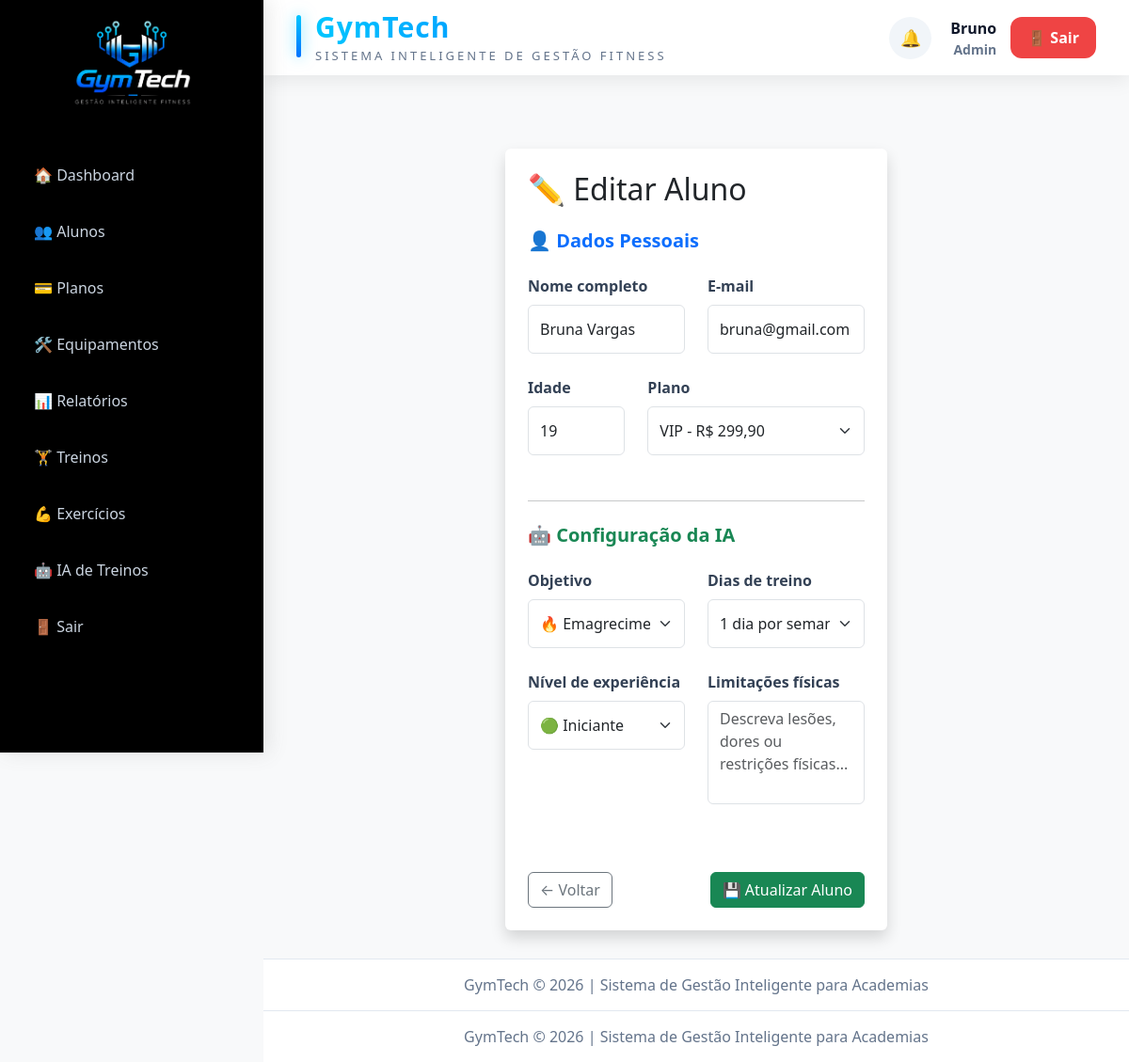
The page /public/index.php?controller=student&action=edit&id=14 (signed in) on the database its author committed.
### tables this page shows
CREATE TABLE `students` (
  `id` int(11) NOT NULL AUTO_INCREMENT,
  `name` varchar(100) NOT NULL,
  `email` varchar(100) NOT NULL,
  `age` int(11) DEFAULT NULL,
  `objective` varchar(100) DEFAULT NULL,
  `created_at` timestamp NOT NULL DEFAULT current_timestamp(),
  `plan_id` int(11) DEFAULT NULL,
  `user_id` int(11) DEFAULT NULL,
  `training_days` int(11) DEFAULT NULL,
  `experience_level` enum('beginner','intermediate','advanced') DEFAULT NULL,
  `limitations` text DEFAULT NULL,
  PRIMARY KEY (`id`),
  UNIQUE KEY `email` (`email`),
  KEY `fk_plan` (`plan_id`),
  KEY `fk_student_user` (`user_id`),
  CONSTRAINT `fk_plan` FOREIGN KEY (`plan_id`) REFERENCES `plans` (`id`),
  CONSTRAINT `fk_student_user` FOREIGN KEY (`user_id`) REFERENCES `users` (`id`) ON DELETE SET NULL
);

CREATE TABLE `plans` (
  `id` int(11) NOT NULL AUTO_INCREMENT,
  `name` varchar(100) NOT NULL,
  `price` decimal(10,2) NOT NULL,
  `duration` int(11) NOT NULL,
  `description` text DEFAULT NULL,
  `created_at` timestamp NOT NULL DEFAULT current_timestamp(),
  PRIMARY KEY (`id`)
);

### app/controllers/StudentController.php (called while the page is built, shortened)
<?php
require_once __DIR__ .'/../models/Student.php';
class StudentController extends Controller {
    public function edit(){
        $id = $_GET['id'];
        $studentModel = new Students();
        $student = $studentModel->find($id);
        require_once __DIR__ .'/../models/Plan.php';
        $planModel = new Plan();
        $plans = $planModel->all();
        $this->view('students/edit', [
            'student' => $student,
            'plans' => $plans
        ]);
    }
}

### public/index.php (called while the page is built, shortened)
<?php
require_once "../core/Model.php";
$action = $_GET['action'] ?? 'login';
$controllerObject = new $controllerName();
$controllerObject->$action();

### config/database.php (called while the page is built)
<?php
class Database {
    private $host = "localhost";
    private $dbname = "gym_system";
    private $user = "root";
    private $pass = "";
    public function connect() {
        try {
            $pdo = new PDO(
                "mysql:host={$this->host};dbname={$this->dbname};charset=utf8",
                $this->user,
                $this->pass
            );
            $pdo->setAttribute(PDO::ATTR_ERRMODE, PDO::ERRMODE_EXCEPTION);
            return $pdo;
        } catch(PDOException $e) {
            die("Erro na conexão: " . $e->getMessage());
        }
    }
}

### core/Model.php (called while the page is built, shortened)
<?php
require_once __DIR__ .'/../config/database.php';
class Model {
    public function __construct() {
        $database = new Database();
        $this->db = $database->connect();
    }
}

### app/models/Student.php (called while the page is built, shortened)
<?php
require_once __DIR__ .'/../../core/Model.php';
class Students extends Model {
    public function find($id){
        $sql = "SELECT * FROM students WHERE id = ?";
        $stmt = $this->db->prepare($sql);
        $stmt->execute([$id]);
        return $stmt->fetch(PDO::FETCH_ASSOC);
    }
}

### app/models/Plan.php (called while the page is built, shortened)
<?php
require_once __DIR__ ."/../../core/Model.php";
class Plan extends Model {
    public function all(){
        $sql = "
            SELECT
                plans.*,
                COUNT(students.id) AS total_students
            FROM plans
            LEFT JOIN students
            ON students.plan_id = plans.id
            GROUP BY plans.id";
        $stmt = $this->db->query($sql);
        return $stmt->fetchAll(PDO::FETCH_ASSOC);
    }
}

### app/views/students/edit.php (the view, shortened to what this page needs)
<?php require_once '../app/views/layouts/header.php'; ?>
<?php require_once '../app/views/layouts/sidebar.php'; ?>
<!DOCTYPE html>
<html lang="pt-br">
<head>
    <link href="https://cdn.jsdelivr.net/npm/bootstrap@5.3.3/dist/css/bootstrap.min.css"
          rel="stylesheet">
</head>
<body class="bg-light">
<div class="container mt-5">
    <div class="row justify-content-center">
        <div class="col-md-6">
            <div class="card shadow border-0">
                <div class="card-body p-4">
                    <h2 class="mb-4">
                        ✏️ Editar Aluno
                    </h2>
   <form method="POST"
      action="?controller=student&action=update&id=<?= $student['id'] ?>">
    <h5 class="mb-4 fw-bold text-primary">
        👤 Dados Pessoais
    </h5>
    <div class="row">
        <div class="col-md-6 mb-4">
            <label class="form-label">
                Nome completo
            </label>
            <input
                type="text"
                name="name"
                class="form-control"
                value="<?= $student['name'] ?>"
                required>
        </div>
        <div class="col-md-6 mb-4">
            <label class="form-label">
                E-mail
            </label>
            <input
                type="email"
                name="email"
                class="form-control"
                value="<?= $student['email'] ?>"
                required>
        </div>
    </div>
    <div class="row">
        <div class="col-md-4 mb-4">
            <label class="form-label">
                Idade
            </label>
            <input
                type="number"
                name="age"
                class="form-control"
                min="10"
                max="100"
                value="<?= $student['age'] ?>">
        </div>
        <div class="col-md-8 mb-4">
            <label class="form-label">
                Plano
            </label>
            <select
                name="plan_id"
                class="form-select">
                <?php foreach($plans as $plan): ?>
                    <option
                        value="<?= $plan['id'] ?>"
                        <?= $student['plan_id']==$plan['id']?'selected':'' ?>>
                        <?= $plan['name'] ?>
                        -
                        R$
                    </option>
                <?php endforeach; ?>
            </select>
        </div>
    </div>
    <hr class="my-4">
    <h5 class="mb-4 fw-bold text-success">
        🤖 Configuração da IA
    </h5>
    <div class="row">
        <div class="col-md-6 mb-4">
            <label class="form-label">
                Objetivo
            </label>
            <select
                name="objective"
                class="form-select">
                <option value="Emagrecimento"
                    <?= $student['objective']=='Emagrecimento'?'selected':'' ?>>
                    🔥 Emagrecimento
                </option>
            </select>
        </div>
        <div class="col-md-6 mb-4">
            <label class="form-label">
                Dias de treino
            </label>
            <select
                name="training_days"
                class="form-select">
                <?php for($i=1;$i<=6;$i++): ?>
                    <option
                        value="<?= $i ?>"
                        <?= $student['training_days']==$i?'selected':'' ?>>
                        <?= $i ?>
                        dia<?= $i>1?'s':'' ?> por semana
                    </option>
                <?php endfor; ?>
            </select>
        </div>
    </div>
    <div class="row">
        <div class="col-md-6 mb-4">
            <label class="form-label">
                Nível de experiência
            </label>
            <select
                name="experience_level"
                class="form-select">
                <option value="Iniciante"
                    <?= $student['experience_level']=='Iniciante'?'selected':'' ?>>
                    🟢 Iniciante
                </option>
            </select>
        </div>
        <div class="col-md-6 mb-4">
            <label class="form-label">
                Limitações físicas
            </label>
            <textarea
                name="limitations"
                rows="4"
                class="form-control"
                placeholder="Descreva lesões, dores ou restrições físicas..."><?= htmlspecialchars($student['limitations'] ?? '') ?></textarea>
        </div>
    </div>
    <div class="d-flex justify-content-between mt-5">
        <a href="?controller=student&action=index"
           class="btn btn-outline-secondary">
            ← Voltar
        </a>
        <button
            type="submit"
            class="btn btn-success">
            💾 Atualizar Aluno
        </button>
    </div>
</form>
                </div>
            </div>
        </div>
    </div>
</div>
</body>
</html>
<?php require_once '../app/views/layouts/footer.php'; ?>

### public/assets/css/student_workout.css (style rules this page uses)
.card { border-radius:18px; transition:.25s; }
.btn { border-radius:12px; }
h2 { font-weight:700; }

### public/assets/css/style.css (style rules this page uses)
:root { --primary:#00c6ff; --secondary:#0072ff; --dark:#0f172a; --card:#1e293b; --text:#e2e8f0; --sidebar:#020617; }
* { margin:0; padding:0; box-sizing:border-box; }
body { background:#f1f5f9; font-family:'Segoe UI',sans-serif; }
.form-label { font-weight: 600; color: #334155; margin-bottom: 8px; }
.form-control, .form-select { border-radius:14px; border:1px solid #dbeafe; height:52px; }
textarea.form-control { height:auto; resize:none; }

### rows shown on the page
students: name "Bruna Vargas", email "bruna@gmail.com", age "19", plan_id "VIP - R$ 299,90", objective "🔥 Emagrecimento"

### other values the page prints
$_SESSION['user']['name'] "Bruno"
$role "Admin"
form field training_days "1 dia por semana"
